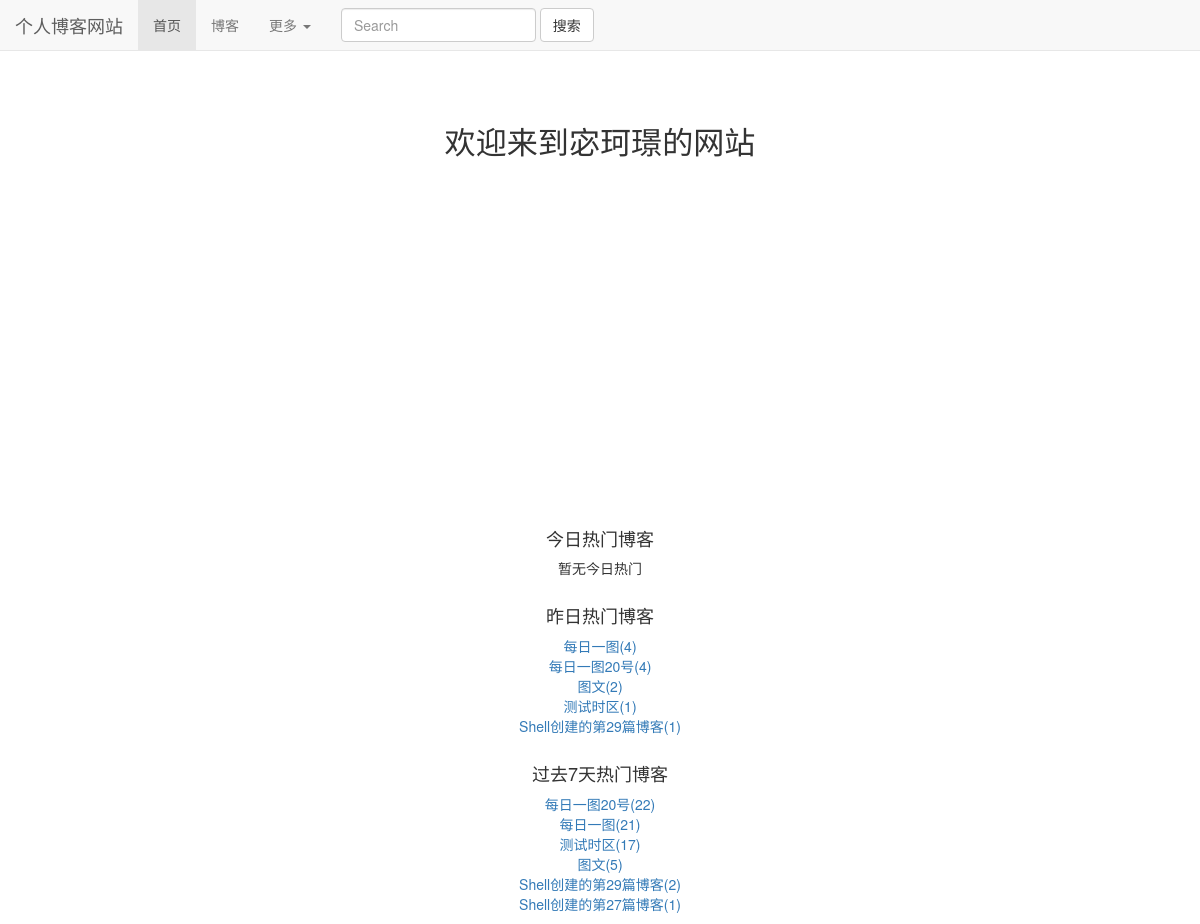
/, run on an earlier commit of the app's database.
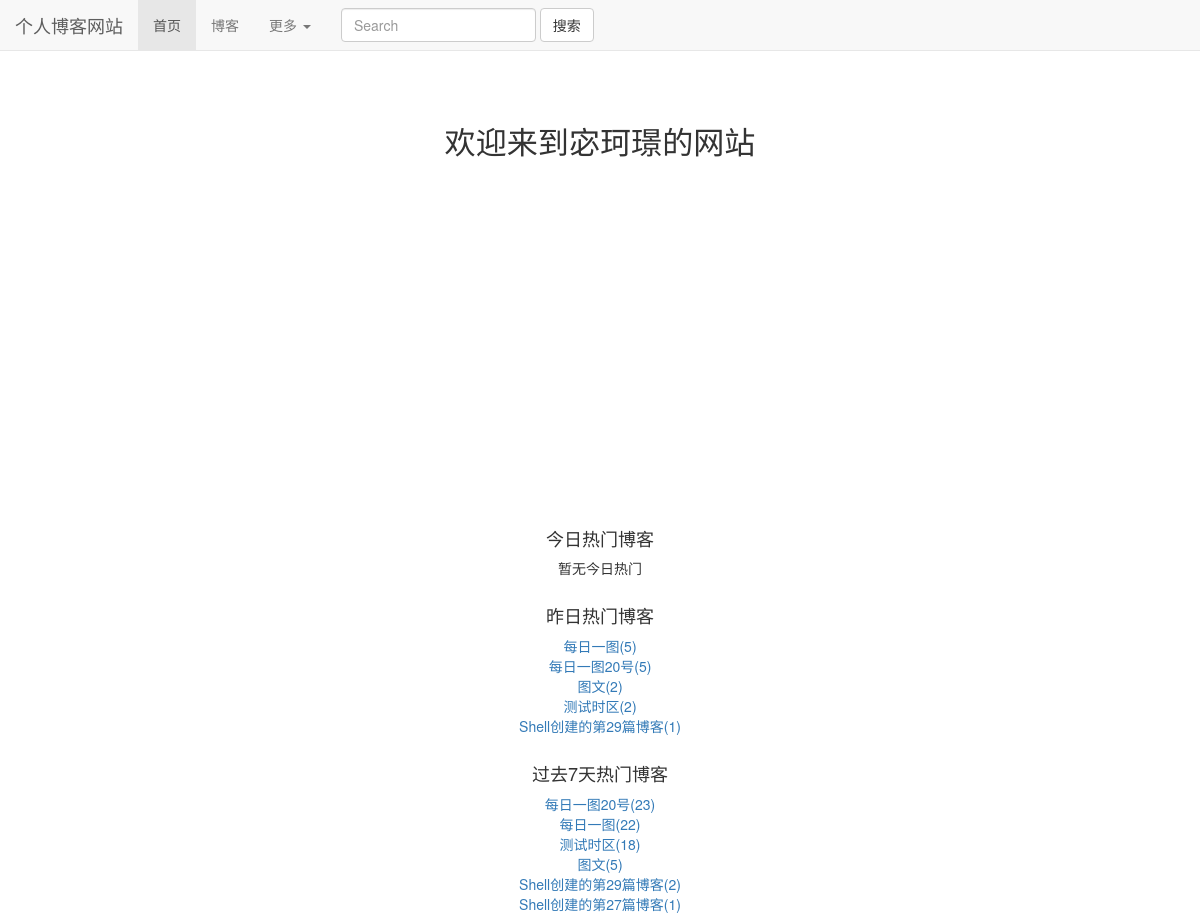
And on a later commit of the database.
### read_statistics/models.py (models this page shows)
class ReadNumDetail(models.Model):
    read_date = models.DateField(default=timezone.now)
    read_num = models.IntegerField(default=0)
    content_type = models.ForeignKey(ContentType, on_delete=models.CASCADE)
    object_id = models.PositiveIntegerField()
    content_object = GenericForeignKey('content_type', 'object_id')

### blogs/models.py (models this page shows, shortened)
class Blog(models.Model,ReadNumExtension):
    title = models.CharField(max_length=50)
    blog_type = models.ForeignKey(BlogType, on_delete=models.CASCADE)
    content = RichTextUploadingField()
    author = models.ForeignKey(User, on_delete=models.CASCADE)
    create_time = models.DateTimeField(auto_now_add=True)
    last_update_time = models.DateTimeField(auto_now=True)
    readDetails = GenericRelation(ReadNumDetail)  # 反向关联获取
    class Meta:
        ordering = ['-create_time']

### mkjwebsite/views.py (the view)
# urls.py: 2. Add a URL to urlpatterns:  path('', views.home, name='home')
def home(request):
    contentType = ContentType.objects.get_for_model(Blog)
    context = {}
    dates, counts = get_seven_days_read_statistics(contentType)
    hot_7_days_blogs = cache.get("hot_7_days_blogs")
    if hot_7_days_blogs is None:
        print("没有缓存")
        hot_7_days_blogs = get_seven_hots_read_statistics()
        cache.set('hot_7_days_blogs', hot_7_days_blogs, 3600)
    else:
        print('读取缓存')
    context['seven_read_counts'] = counts
    context['dates'] = dates
    context['todays_hots'] = get_hot_today_read_statistics(contentType)
    context['yesterday_hots'] = get_hot_yestoday_read_statistics(contentType)
    context['seven_read_hots'] = hot_7_days_blogs
    print(context)
    return render(request, 'home.html', context)

### mkjwebsite/views.py (called while the page is built)
def get_seven_hots_read_statistics():
    today = timezone.now().date()
    seven_days = today - datetime.timedelta(days=7)
    results = Blog.objects \
        .filter(readDetails__read_date__lt=today, readDetails__read_date__gte=seven_days) \
        .values('id', 'title') \
        .annotate(read_num_sum=Sum('readDetails__read_num')) \
        .order_by("-read_num_sum")
    print('七天数据:%s' % results)
    return results[:7]

### read_statistics/utils.py (called while the page is built)
def get_seven_days_read_statistics(contentType):
    today = timezone.now().date()
    sevens_counts = []
    dates = []
    for i in range(6, -1, -1):
        deltaDate = today - datetime.timedelta(days=i)
        dates.append(deltaDate.strftime("%m-%d"))
        read_details = ReadNumDetail.objects.filter(content_type=contentType, read_date=deltaDate)
        result = read_details.aggregate(read_sum=Sum('read_num'))
        sevens_counts.append(result['read_sum'] or 0)
    return dates, sevens_counts

def get_hot_today_read_statistics(contentType):
    today = timezone.now().date()
    results = ReadNumDetail.objects.filter(content_type=contentType, read_date=today).order_by('-read_num')
    return results[:2]

### templates/home.html (shortened to what this page needs)
{% extends 'base.html' %}
{% load staticfiles %}
{% block cssstyle %}
    <link rel="stylesheet" href="{% static 'home.css' %}">
{% endblock %}
{% block home_active %}
    active
{% endblock %}
{% block content %}
    <h1 class="content">欢迎来到宓珂璟的网站</h1>
    <div id="container"></div>
    <div class="hot_blog">
        <h4>今日热门博客</h4>
        <ul>
            {% for read_detail in todays_hots %}
                <li><a href="{% url 'blogs_module:blog_details' read_detail.object_id %}">{{ read_detail.content_object.title }}({{ read_detail.read_num }})</a></li>
            {% empty %}
                暂无今日热门
            {% endfor %}
        </ul>
    </div>
    <div class="hot_blog">
        <h4>昨日热门博客</h4>
        <ul>
            {% for read_detail in yesterday_hots %}
                <li><a href="{% url 'blogs_module:blog_details' read_detail.object_id %}">{{ read_detail.content_object.title }}({{ read_detail.read_num }})</a></li>
            {% empty %}
                暂无今日热门
            {% endfor %}
        </ul>
    </div>
    <div class="hot_blog">
        <h4>过去7天热门博客</h4>
        <ul>
            {% for blog in seven_read_hots %}
                <li><a href="{% url 'blogs_module:blog_details' blog.id %}">{{ blog.title }}({{ blog.read_num_sum }})</a></li>
            {% empty %}
                暂无今日热门
            {% endfor %}
        </ul>
    </div>
{% endblock %}

What changed in the data, as far as the page shows it:
changed ReadNumDetail "每日一图": read_num "4" → "5"
changed ReadNumDetail "每日一图20号": read_num "4" → "5"
changed ReadNumDetail "测试时区": read_num "1" → "2"
Also different on the page:
new list line: "每日一图20号 ( 23 )"
new list line: "每日一图 ( 22 )"
new list line: "测试时区 ( 18 )"
list line gone: "每日一图20号 ( 22 )"
list line gone: "每日一图 ( 21 )"
list line gone: "测试时区 ( 17 )"
